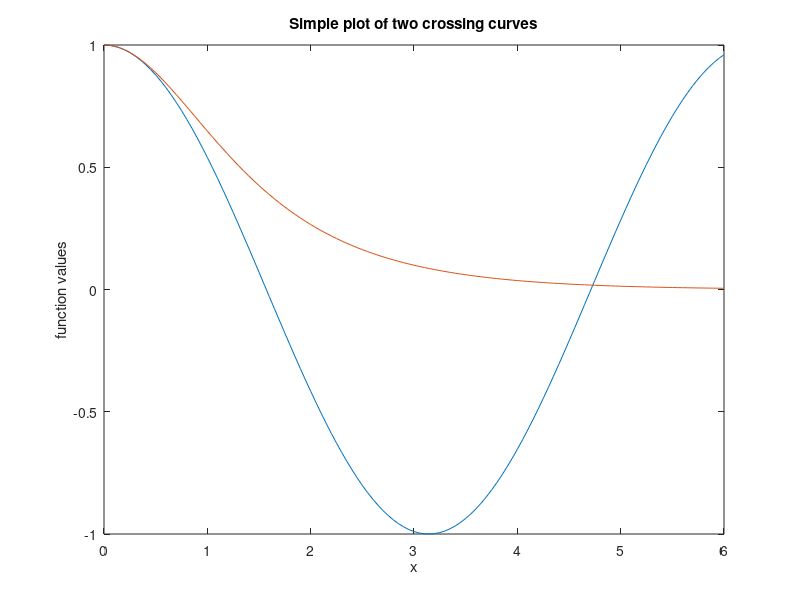

This figure's MATLAB source:
% Simple plot 3
clear all;
close all;

x = 0:0.05:6;
plot(x, cos(x));
hold on;
plot(x, 1./cosh(x));

xlabel('x');
ylabel('function values');
title('Simple plot of two crossing curves');
